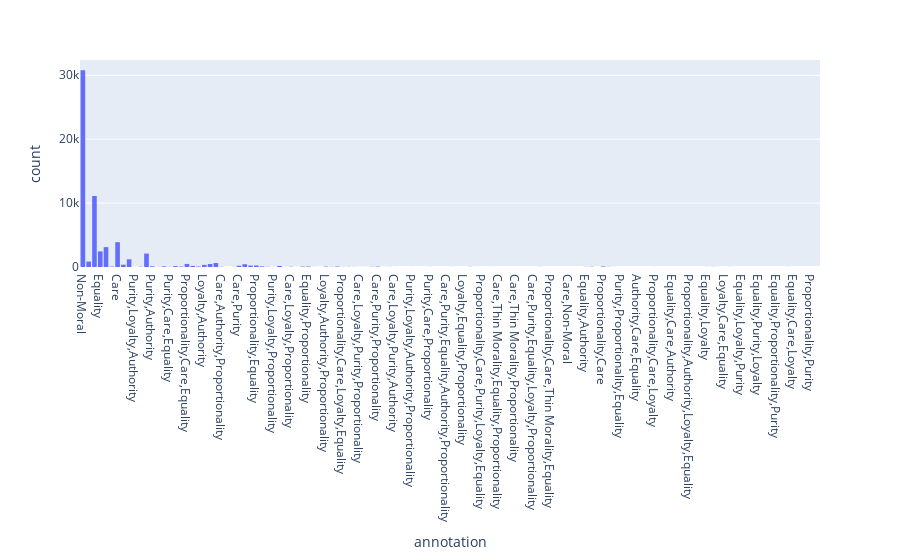

Notebook code for this chart:
### Markdown cell above
### Histogram
Yaga

### Code cell
fig = px.histogram(df, x = 'annotation')
fig.show()

### Figure 1 — Plotly figure (JSON) as saved in the notebook; plotly's stock layout.template omitted (floating-point values rounded to 4 significant figures; data arrays with more than 128 entries replaced by an {"elided": "..."} marker saying what was removed)
{"data": [{"alignmentgroup": "True", "bingroup": "x", "hovertemplate": "annotation=%{x}<br>count=%{y}<extra></extra>", "legendgroup": "", "marker": {"color": "#636efa", "pattern": {"shape": ""}}, "name": "", "offsetgroup": "", "orientation": "v", "showlegend": false, "type": "histogram", "x": {"elided": "61226 str values"}, "xaxis": "x", "yaxis": "y"}], "layout": {"barmode": "relative", "legend": {"tracegroupgap": 0}, "margin": {"t": 60}, "xaxis": {"anchor": "y", "domain": [0, 1], "title": {"text": "annotation"}}, "yaxis": {"anchor": "x", "domain": [0, 1], "title": {"text": "count"}}}}
